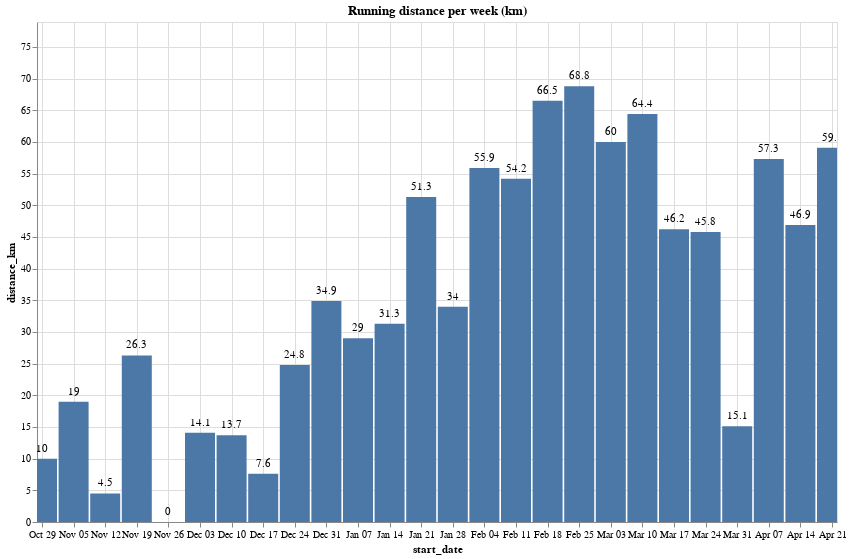

The notebook cell saved with this chart:
### Code cell
data = {
    "start_date": [act.start_date for act in running_activities],
    "distance_meters": [float(act.distance) for act in running_activities],
    "time_seconds": [act.elapsed_time.total_seconds() for act in running_activities],
}


df = pandas.DataFrame(data)
df["start_date"] = pandas.to_datetime(df["start_date"])
df.set_index("start_date", inplace=True)
weekly_data = df.resample("W").sum()
weekly_data["distance_km"] = round(weekly_data["distance_meters"] / 1000, 1)
upper_limit = weekly_data["distance_km"].mean() + 2 * weekly_data["distance_km"].std()

chart = (
    alt.Chart(weekly_data.reset_index())
    .mark_bar(size=30)
    .encode(
        x="start_date:T",
        y=alt.Y("distance_km:Q", scale=alt.Scale(domain=[0, upper_limit])),
        tooltip=["start_date", "distance_km"],
    )
)


text_labels = (
    alt.Chart(weekly_data.reset_index())
    .mark_text(dy=-10, color="black")
    .encode(
        x="start_date:T",
        y=alt.Y("distance_km:Q", scale=alt.Scale(domain=[0, upper_limit])),
        text="distance_km:Q",
    )
)

(chart + text_labels).properties(
    width=800, height=500, title="Running distance per week (km)"
).interactive().show()

### Figure 1 — Vega-Lite specification as saved in the notebook (floating-point values rounded to 4 significant figures)
{"config": {"view": {"continuousWidth": 300, "continuousHeight": 300}}, "layer": [{"data": {"name": "data-0846420bb7c4aa1a2f69cce70dd4b5de"}, "mark": {"type": "bar", "size": 30}, "encoding": {"tooltip": [{"field": "start_date", "type": "temporal"}, {"field": "distance_km", "type": "quantitative"}], "x": {"field": "start_date", "type": "temporal"}, "y": {"field": "distance_km", "scale": {"domain": [0, 78.94]}, "type": "quantitative"}}, "name": "view_3"}, {"data": {"name": "data-0846420bb7c4aa1a2f69cce70dd4b5de"}, "mark": {"type": "text", "color": "black", "dy": -10}, "encoding": {"text": {"field": "distance_km", "type": "quantitative"}, "x": {"field": "start_date", "type": "temporal"}, "y": {"field": "distance_km", "scale": {"domain": [0, 78.94]}, "type": "quantitative"}}}], "height": 500, "params": [{"name": "param_3", "select": {"type": "interval", "encodings": ["x", "y"]}, "bind": "scales", "views": ["view_3"]}], "title": "Running distance per week (km)", "width": 800, "$schema": "https://vega.github.io/schema/vega-lite/v5.17.0.json", "datasets": {"data-0846420bb7c4aa1a2f69cce70dd4b5de": [{"start_date": "2023-10-29T00:00:00+00:00", "distance_meters": 10000.0, "time_seconds": 3619.0, "distance_km": 10.0}, {"start_date": "2023-11-05T00:00:00+00:00", "distance_meters": 18990.0, "time_seconds": 7026.0, "distance_km": 19.0}, {"start_date": "2023-11-12T00:00:00+00:00", "distance_meters": 4507.0, "time_seconds": 1828.0, "distance_km": 4.5}, {"start_date": "2023-11-19T00:00:00+00:00", "distance_meters": 26260.0, "time_seconds": 8099.0, "distance_km": 26.3}, {"start_date": "2023-11-26T00:00:00+00:00", "distance_meters": 0.0, "time_seconds": 0.0, "distance_km": 0.0}, {"start_date": "2023-12-03T00:00:00+00:00", "distance_meters": 14150.0, "time_seconds": 5269.0, "distance_km": 14.1}, {"start_date": "2023-12-10T00:00:00+00:00", "distance_meters": 13710.0, "time_seconds": 5329.0, "distance_km": 13.7}, {"start_date": "2023-12-17T00:00:00+00:00", "distance_meters": 7630.0, "time_seconds": 2553.0, "distance_km": 7.6}, {"start_date": "2023-12-24T00:00:00+00:00", "distance_meters": 24850.0, "time_seconds": 8954.0, "distance_km": 24.8}, {"start_date": "2023-12-31T00:00:00+00:00", "distance_meters": 34900.0, "time_seconds": 11970.0, "distance_km": 34.9}, {"start_date": "2024-01-07T00:00:00+00:00", "distance_meters": 29040.0, "time_seconds": 10690.0, "distance_km": 29.0}, {"start_date": "2024-01-14T00:00:00+00:00", "distance_meters": 31290.0, "time_seconds": 10970.0, "distance_km": 31.3}, {"start_date": "2024-01-21T00:00:00+00:00", "distance_meters": 51330.0, "time_seconds": 17100.0, "distance_km": 51.3}, {"start_date": "2024-01-28T00:00:00+00:00", "distance_meters": 33960.0, "time_seconds": 11530.0, "distance_km": 34.0}, {"start_date": "2024-02-04T00:00:00+00:00", "distance_meters": 55940.0, "time_seconds": 18070.0, "distance_km": 55.9}, {"start_date": "2024-02-11T00:00:00+00:00", "distance_meters": 54180.0, "time_seconds": 18160.0, "distance_km": 54.2}, {"start_date": "2024-02-18T00:00:00+00:00", "distance_meters": 66540.0, "time_seconds": 21610.0, "distance_km": 66.5}, {"start_date": "2024-02-25T00:00:00+00:00", "distance_meters": 68760.0, "time_seconds": 23000.0, "distance_km": 68.8}, {"start_date": "2024-03-03T00:00:00+00:00", "distance_meters": 60000.0, "time_seconds": 19310.0, "distance_km": 60.0}, {"start_date": "2024-03-10T00:00:00+00:00", "distance_meters": 64370.0, "time_seconds": 20770.0, "distance_km": 64.4}, {"start_date": "2024-03-17T00:00:00+00:00", "distance_meters": 46180.0, "time_seconds": 15050.0, "distance_km": 46.2}, {"start_date": "2024-03-24T00:00:00+00:00", "distance_meters": 45790.0, "time_seconds": 15200.0, "distance_km": 45.8}, {"start_date": "2024-03-31T00:00:00+00:00", "distance_meters": 15070.0, "time_seconds": 5414.0, "distance_km": 15.1}, {"start_date": "2024-04-07T00:00:00+00:00", "distance_meters": 57270.0, "time_seconds": 19810.0, "distance_km": 57.3}, {"start_date": "2024-04-14T00:00:00+00:00", "distance_meters": 46870.0, "time_seconds": 15040.0, "distance_km": 46.9}, {"start_date": "2024-04-21T00:00:00+00:00", "distance_meters": 59100.0, "time_seconds": 18350.0, "distance_km": 59.1}]}}
